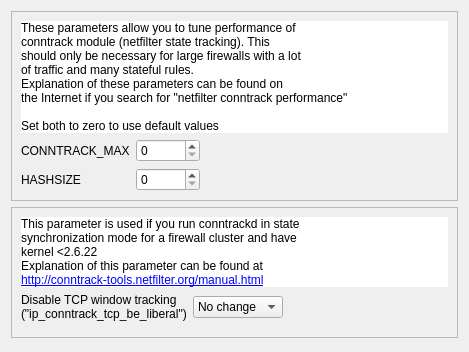
     <widget class="QWidget" name="tab">
      <attribute name="title">
       <string>conntrack</string>
      </attribute>
      <layout class="QGridLayout" name="gridLayout_4">
       <item row="0" column="0">
        <widget class="QFrame" name="frame">
         <property name="frameShape">
          <enum>QFrame::StyledPanel</enum>
         </property>
         <property name="frameShadow">
          <enum>QFrame::Raised</enum>
         </property>
         <layout class="QGridLayout" name="gridLayout_2">
          <item row="1" column="0">
           <widget class="QLabel" name="label_4">
            <property name="text">
             <string>CONNTRACK_MAX</string>
            </property>
           </widget>
          </item>
          <item row="1" column="1">
           <widget class="QSpinBox" name="conntrack_max">
            <property name="maximumSize">
             <size>
              <width>64</width>
              <height>16777215</height>
             </size>
            </property>
            <property name="toolTip">
             <string>CONNTRACK_MAX is the maximum number of &quot;sessions&quot; (connection tracking entries)
that can be handled simultaneously by netfilter in kernel memory.</string>
            </property>
            <property name="maximum">
             <number>999999999</number>
            </property>
           </widget>
          </item>
          <item row="1" column="2">
           <spacer name="horizontalSpacer">
            <property name="orientation">
             <enum>Qt::Horizontal</enum>
            </property>
            <property name="sizeHint" stdset="0">
             <size>
              <width>242</width>
              <height>20</height>
             </size>
            </property>
           </spacer>
          </item>
          <item row="2" column="0">
           <widget class="QLabel" name="label_5">
            <property name="text">
             <string>HASHSIZE</string>
            </property>
           </widget>
          </item>
          <item row="2" column="1">
           <widget class="QSpinBox" name="conntrack_hashsize">
            <property name="sizePolicy">
             <sizepolicy hsizetype="Fixed" vsizetype="Fixed">
              <horstretch>0</horstretch>
              <verstretch>0</verstretch>
             </sizepolicy>
            </property>
            <property name="maximumSize">
             <size>
              <width>64</width>
              <height>16777215</height>
             </size>
            </property>
            <property name="toolTip">
             <string>the size of the hash table storing the lists of conntrack entries</string>
            </property>
            <property name="maximum">
             <number>999999999</number>
            </property>
           </widget>
          </item>
          <item row="0" column="0" colspan="3">
           <widget class="QLabel" name="label_6">
            <property name="sizePolicy">
             <sizepolicy hsizetype="Expanding" vsizetype="MinimumExpanding">
              <horstretch>0</horstretch>
              <verstretch>0</verstretch>
             </sizepolicy>
            </property>
            <property name="autoFillBackground">
             <bool>false</bool>
            </property>
            <property name="styleSheet">
             <string notr="true">background:#fff</string>
            </property>
            <property name="text">
             <string>&lt;!DOCTYPE HTML PUBLIC &quot;-//W3C//DTD HTML 4.0//EN&quot; &quot;http://www.w3.org/TR/REC-html40/strict.dtd&quot;&gt;
&lt;html&gt;&lt;head&gt;&lt;meta name=&quot;qrichtext&quot; content=&quot;1&quot; /&gt;&lt;style type=&quot;text/css&quot;&gt;
p, li { white-space: pre-wrap; }
&lt;/style&gt;&lt;/head&gt;&lt;body&gt;
&lt;p style=&quot; margin-top:0px; margin-bottom:0px; margin-left:0px; margin-right:0px; -qt-block-indent:0; text-indent:0px;&quot;&gt;These parameters allow you to tune performance of&lt;br /&gt;conntrack module (netfilter state tracking). This&lt;br /&gt;should only be necessary for large firewalls with a lot&lt;br /&gt;of traffic and many stateful rules.&lt;br /&gt;Explanation of these parameters can be found on&lt;/p&gt;
&lt;p style=&quot; margin-top:0px; margin-bottom:0px; margin-left:0px; margin-right:0px; -qt-block-indent:0; text-indent:0px;&quot;&gt;the Internet if you search for &amp;quot;netfilter conntrack performance&amp;quot;&lt;br /&gt;&lt;br /&gt;Set both to zero to use default values&lt;/p&gt;&lt;/body&gt;&lt;/html&gt;</string>
            </property>
           </widget>
          </item>
         </layout>
        </widget>
       </item>
       <item row="1" column="0">
        <widget class="QFrame" name="frame_2">
         <property name="frameShape">
          <enum>QFrame::StyledPanel</enum>
         </property>
         <property name="frameShadow">
          <enum>QFrame::Raised</enum>
         </property>
         <layout class="QVBoxLayout" name="verticalLayout">
          <item>
           <widget class="QLabel" name="label_7">
            <property name="sizePolicy">
             <sizepolicy hsizetype="Expanding" vsizetype="MinimumExpanding">
              <horstretch>0</horstretch>
              <verstretch>0</verstretch>
             </sizepolicy>
            </property>
            <property name="styleSheet">
             <string notr="true">background: #fff</string>
            </property>
            <property name="text">
             <string>This parameter is used if you run conntrackd in state &lt;br&gt;
synchronization mode for a firewall cluster and have&lt;br&gt;
kernel &amp;lt;2.6.22&lt;br&gt;
Explanation of this parameter can be found at&lt;br&gt;
&lt;a href=&quot;http://conntrack-tools.netfilter.org/manual.html&quot;&gt;http://conntrack-tools.netfilter.org/manual.html&lt;/a&gt;
</string>
            </property>
           </widget>
          </item>
          <item>
           <layout class="QHBoxLayout" name="horizontalLayout">
            <item>
             <widget class="QLabel" name="label_3">
              <property name="text">
               <string>Disable TCP window tracking  (&quot;ip_conntrack_tcp_be_liberal&quot;)</string>
              </property>
              <property name="wordWrap">
               <bool>true</bool>
              </property>
             </widget>
            </item>
            <item>
             <widget class="QComboBox" name="conntrack_tcp_be_liberal">
              <item>
               <property name="text">
                <string>No change</string>
               </property>
              </item>
              <item>
               <property name="text">
                <string>On</string>
               </property>
              </item>
              <item>
               <property name="text">
                <string>Off</string>
               </property>
              </item>
             </widget>
            </item>
            <item>
             <spacer name="horizontalSpacer_2">
              <property name="orientation">
               <enum>Qt::Horizontal</enum>
              </property>
              <property name="sizeHint" stdset="0">
               <size>
                <width>110</width>
                <height>20</height>
               </size>
              </property>
             </spacer>
            </item>
           </layout>
          </item>
          <item>
           <spacer name="verticalSpacer_2">
            <property name="orientation">
             <enum>Qt::Vertical</enum>
            </property>
            <property name="sizeHint" stdset="0">
             <size>
              <width>397</width>
              <height>7</height>
             </size>
            </property>
           </spacer>
          </item>
         </layout>
        </widget>
       </item>
       <item row="2" column="0">
        <spacer name="verticalSpacer">
         <property name="orientation">
          <enum>Qt::Vertical</enum>
         </property>
         <property name="sizeHint" stdset="0">
          <size>
           <width>20</width>
           <height>3</height>
          </size>
         </property>
        </spacer>
       </item>
      </layout>
     </widget>
